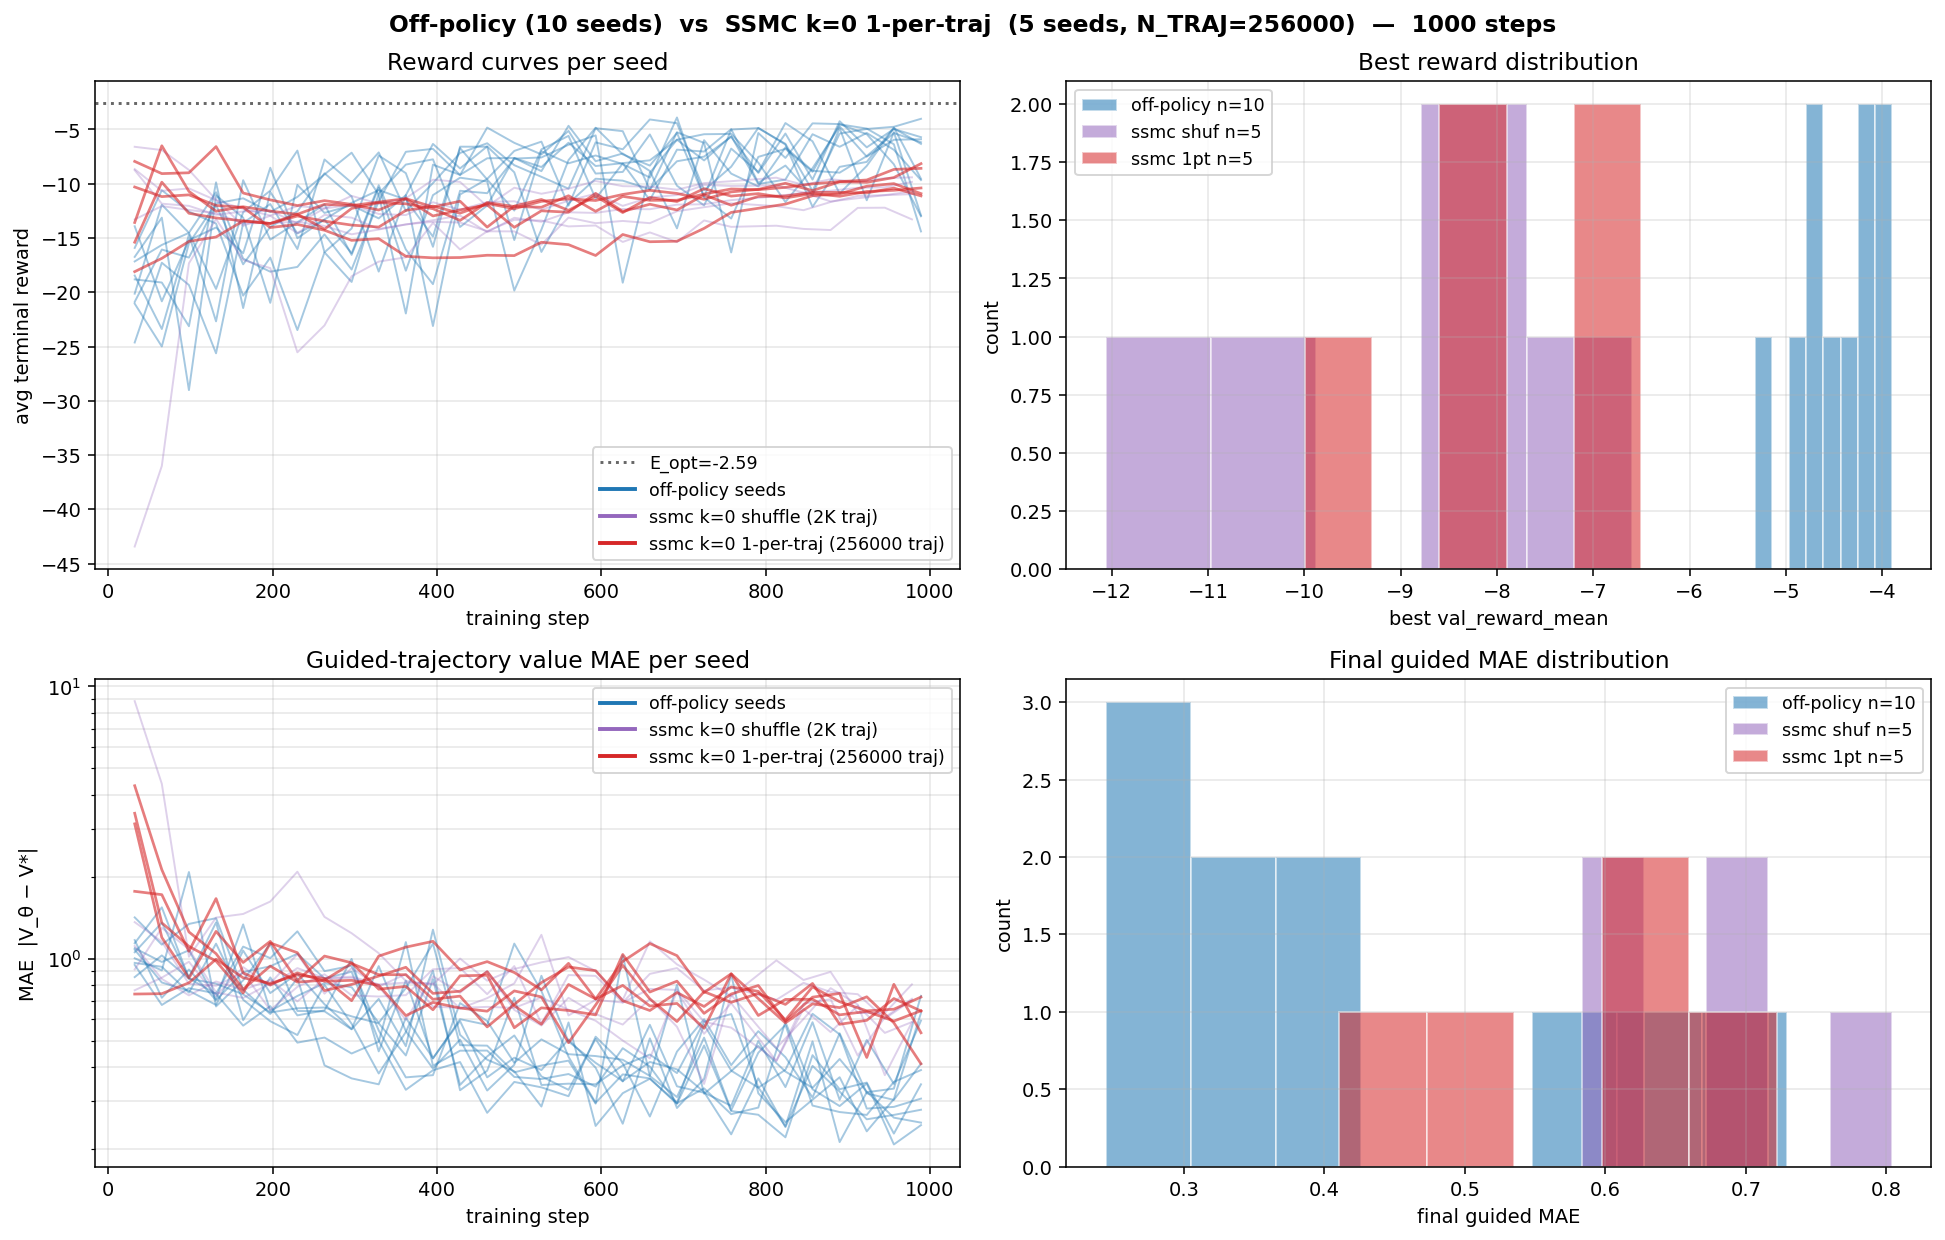

This figure's Python source:
#!/usr/bin/env python3
"""5 seeds of SSMC k=0 with 256K trajectories, 1 sample per trajectory.

This matches off-policy's unique-sample budget over 1000 training steps:
  256_000 trajectories × 1 sample/traj = 256K independent samples
  ~= 1000 steps × 256 batch (one epoch).

If the residual gap to off-policy was just sample efficiency, this
configuration should put SSMC inside the off-policy distribution.

After all 5 seeds finish, this script merges the off-policy seeds results
from `experiments/misc/2026-05-28_offpolicy_seeds/offpolicy_seeds_results.json` and produces a side-by-side
distribution plot.
"""

import gc
import json
import os
import shutil
import time
from functools import partial
from math import sqrt

import matplotlib
matplotlib.use("Agg")
import matplotlib.pyplot as plt
import numpy as np
import pandas as pd
import torch
import torch.nn as nn
from einops import reduce
from sklearn.datasets import make_moons
from sklearn.mixture import GaussianMixture
from sklearn.preprocessing import StandardScaler
from torch.utils.data import DataLoader, TensorDataset

import lightning as L
from lightning.pytorch.callbacks import Callback, ModelCheckpoint
from lightning.pytorch.loggers import CSVLogger

from diffusion_rl.models.on_policy import OnPolicyValue, single_seed_mc
from diffusion_rl.modules.resnet_mlp import ValueNetwork


# ── Setup (matches earlier sweeps) ─────────────────────────────────────────
X, _ = make_moons(n_samples=10_000, noise=0.05, random_state=42)
scaler = StandardScaler()
X = scaler.fit_transform(X)
clf = GaussianMixture(n_components=100, covariance_type="spherical")
clf.fit(X)
_means = torch.from_numpy(clf.means_).double()
_sigma2 = torch.from_numpy(clf.covariances_).double()
_weights = torch.from_numpy(clf.weights_).double()
_sigmas = torch.sqrt(_sigma2)[:, None]
_weights_col = _weights[:, None]

D = 2
a = 1.0
c = torch.tensor([1.0, 0.0])


class AV(nn.Module):
    def __init__(self, means, sigma2, weights, a=1.0, c_=None, D_=2):
        super().__init__()
        if c_ is None:
            c_ = torch.tensor([1.0, 0.0])
        self.register_buffer("means", means.float())
        self.register_buffer("sigma2", sigma2.float())
        self.register_buffer("weights", weights.float())
        self.a = a
        self.D = D_
        self.register_buffer("c", c_.float())

    def _log_Z(self, m, v):
        cc = self.c.double()
        d = 1 + 20 * v
        return (
            -self.D / 2 * torch.log(d)
            + (
                -10 * (m**2).sum(-1)
                + 20 * (m * cc).sum(-1)
                + 200 * v * (cc**2).sum()
            ) / d
            - 10 * (cc**2).sum()
        )

    def forward(self, x, t):
        x = x.double()
        t = t.double().reshape(-1)
        if t.numel() == 1:
            t = t.expand(x.shape[0])
        t_ = t[:, None]
        m = self.means.double()
        s2 = self.sigma2.double()
        w = self.weights.double()
        dk = t_ * s2[None, :] + 2 * self.a * (1 - t_)
        mm = t_[:, :, None] * m[None, :, :]
        d2 = ((x[:, None, :] - mm) ** 2).sum(-1)
        ts = t_ + 1e-40
        lg = -self.D / 2 * torch.log(2 * torch.pi * ts * dk) - d2 / (2 * ts * dk)
        lw = torch.log(w)[None, :]
        lpw = lw + lg - torch.logsumexp(lw + lg, dim=1, keepdim=True)
        tV = 2 * self.a * (1 - t_) * s2[None, :] / dk
        tmu = (
            s2[None, :, None] * x[:, None, :]
            + 2 * self.a * (1 - t_)[:, :, None] * m[None, :, :]
        ) / dk[:, :, None]
        return torch.logsumexp(lpw + self._log_Z(tmu, tV), dim=1).float()


_avm = AV(_means, _sigma2, _weights, a=a, c_=c, D_=D)


def anal_fn(x, t):
    return _avm(x.cpu(), t.cpu()).to(x.device)


def gmm_drift(xt, ts, a_):
    ts = ts.reshape(-1, 1)
    xt_ = xt[..., None]
    means_ = _means.float().to(xt).T[None, ...]
    ts_ = ts[..., None]
    sigmas_ = _sigmas.float().to(xt).T
    weights_ = _weights_col.float().to(xt).T
    denom = 2 * a_ * (1 - ts) + ts * sigmas_**2
    le = -reduce((xt_ - means_ * ts_) ** 2, "n d m -> n m", "sum") / (2 * ts * denom)
    lsf = torch.log(2 * a_ * (1 - ts) / denom) * D / 2
    lrw = torch.log(weights_) + le + lsf
    lw = lrw - torch.logsumexp(lrw, dim=1, keepdim=True)
    lw = torch.where((ts == 0), torch.log(weights_), lw)
    nm = (2 * a_ * (1 - ts_) * means_ + xt_ * sigmas_[None, ...] ** 2) / denom[:, None, :]
    us = (nm - xt[:, :, None]) / (1 - ts[..., None])
    return reduce(torch.exp(lw)[:, None, :] * us, "n d m -> n d", "sum")


DEVICE = "mps" if torch.backends.mps.is_available() else "cpu"


def base_drift(x, t):
    return gmm_drift(x, t if t.ndim >= 1 else t.unsqueeze(0), a).to(dtype=torch.float)


def reward_fn(x):
    return -10 * (x - c.to(x)).square().sum(dim=1)


def log_tau_zero(x, t):
    return torch.zeros(x.shape[0], dtype=x.dtype, device=x.device)


def zero_value(x, t):
    return torch.zeros(x.shape[0], dtype=x.dtype, device=x.device)


# ── Constants ──────────────────────────────────────────────────────────────
LOG_DIR = "lightning_logs/ssmc_1pt_seeds"
CKPT_DIR = "checkpoints/ssmc_1pt_seeds"
OFF_POLICY_RESULTS = "experiments/misc/2026-05-28_offpolicy_seeds/offpolicy_seeds_results.json"
PRIOR_SHUF_RESULTS = "experiments/misc/2026-05-28_ssmc_sweeps/ssmc_shuffle_seeds_results.json"

TOTAL_STEPS = 1000
BS = 256
LR = 1e-3
N_STEPS = 100
MC_SAMPLES = 10
N_TRAJ_BIG = 256_000        # matches off-policy's unique-sample budget
N_SEEDS = 5

with open("experiments/common/analytical_target.json") as f:
    _at = json.load(f)
E_OPT = _at["E_opt"]

all_rewards = reward_fn(torch.from_numpy(X).float())
max_r = all_rewards.max()
bias_val = (
    torch.log(torch.mean(torch.exp(all_rewards - max_r))) + max_r
).item()

val_loader = DataLoader(TensorDataset(torch.zeros(1)), batch_size=1)


# ── Trajectory MAE callback ────────────────────────────────────────────────
class TrajCB(Callback):
    def __init__(self, af, n=256, ns=N_STEPS):
        super().__init__()
        self.af = af
        self.n = n
        self.ns = ns

    def on_validation_batch_end(self, trainer, pl, outputs, batch, bi):
        if bi > 0:
            return
        dim = pl.hparams.dim
        dev = pl.device
        n = self.n
        dt = 1.0 / self.ns
        for beta, label in [(0, "base"), (1, "guided")]:
            x = torch.zeros(n, dim, device=dev)
            ax, at = [x], [torch.zeros(n, device=dev)]
            dfn = partial(pl.drift, beta=beta)
            for st in torch.linspace(0, 1, self.ns + 1, device=dev)[:-1]:
                tv = st.expand(n)
                dx = dfn(x, tv) * dt
                db = sqrt(2 * pl.a * dt) * torch.randn_like(x)
                x = x + dx + db
                ax.append(x)
                at.append(torch.full((n,), float(st) + dt, device=dev))
            ax = torch.cat(ax)
            at = torch.cat(at)
            with torch.no_grad():
                vp = pl.value_module(ax, at)
                va = self.af(ax, at)
            err = vp - va
            pl.log(f"traj_avg_mae_{label}", err.abs().mean(), prog_bar=False)


@torch.no_grad()
def generate_buffer_one_per_traj(n_traj, chunk=800):
    """Generate `n_traj` SSMC trajectories with log_tau=0; keep 1 random sample per traj."""
    print(f"  Generating {n_traj} trajectories (1 sample/traj kept) on {DEVICE}...")
    t0 = time.time()
    xs, ts, ys = [], [], []
    n_done = 0
    for start in range(0, n_traj, chunk):
        b = min(chunk, n_traj - start)
        all_x, all_t, all_tgt = single_seed_mc(
            drift=base_drift,
            value=zero_value,
            log_tau=log_tau_zero,
            h=reward_fn,
            a=a,
            batch_size=b,
            mc_samples=MC_SAMPLES,
            dim=D,
            n_steps=N_STEPS,
            device=DEVICE,
        )
        x_3d = all_x.reshape(b, N_STEPS, D)
        t_2d = all_t.reshape(b, N_STEPS)
        y_2d = all_tgt.reshape(b, N_STEPS)
        idx = torch.randint(0, N_STEPS, (b,), device=all_x.device)
        rng = torch.arange(b, device=all_x.device)
        xs.append(x_3d[rng, idx].cpu())
        ts.append(t_2d[rng, idx].cpu())
        ys.append(y_2d[rng, idx].cpu())
        n_done += b
        if n_done % (chunk * 10) == 0 or n_done == n_traj:
            elapsed = time.time() - t0
            rate = n_done / max(elapsed, 1e-6)
            eta = (n_traj - n_done) / max(rate, 1e-6)
            print(f"    {n_done:>7}/{n_traj}  ({elapsed:.0f}s elapsed, ~{eta:.0f}s remaining)")
    x_buf = torch.cat(xs)
    t_buf = torch.cat(ts).unsqueeze(-1)
    y_buf = torch.cat(ys).unsqueeze(-1)
    print(f"    buffer: {tuple(x_buf.shape)}  ({(time.time() - t0)/60:.1f} min total)")
    return x_buf, t_buf, y_buf


def run_one(seed):
    name = f"seed_{seed:02d}"
    csv_path = f"{LOG_DIR}/{name}/version_0/metrics.csv"
    if os.path.exists(csv_path):
        df = pd.read_csv(csv_path)
        val = df.dropna(subset=["val_reward_mean"])
        if len(val) > 0 and int(val["step"].max()) >= TOTAL_STEPS - 1:
            print(f"  {name}: already complete, skipping.")
            return
    for v in range(3):
        p = f"{LOG_DIR}/{name}/version_{v}"
        if os.path.exists(p):
            shutil.rmtree(p)
    p = f"{CKPT_DIR}/{name}"
    if os.path.exists(p):
        shutil.rmtree(p)

    L.seed_everything(seed, workers=True)
    print(f"\n=== seed = {seed} ===")
    x_buf, t_buf, y_buf = generate_buffer_one_per_traj(N_TRAJ_BIG)

    print(f"  [training] {name}")
    t0 = time.time()
    vm = ValueNetwork(D, bias=bias_val)
    model = OnPolicyValue(
        base_score_module=base_drift,
        value_module=vm,
        reward_function=reward_fn,
        dim=D,
        a=a,
        lr=LR,
        loss_type="quad",
        analytical_value_fn=anal_fn,
        ema_decay=0.999,
    )
    ds = TensorDataset(y_buf, x_buf, t_buf)
    loader = DataLoader(ds, batch_size=BS, shuffle=True, drop_last=True)
    tcb = TrajCB(anal_fn)
    ccb = ModelCheckpoint(
        dirpath=f"{CKPT_DIR}/{name}",
        save_last=True, save_top_k=1,
        monitor="val_reward_mean", mode="max", filename="best",
    )
    logger = CSVLogger(LOG_DIR, name=name, version=0)
    trainer = L.Trainer(
        max_steps=TOTAL_STEPS,
        val_check_interval=max(1, TOTAL_STEPS // 30),
        callbacks=[ccb, tcb],
        logger=logger,
        enable_checkpointing=True,
        enable_progress_bar=False,
    )
    trainer.fit(model, loader, val_dataloaders=val_loader)
    print(f"    elapsed: {(time.time() - t0)/60:.1f} min")
    del model, vm, trainer, loader, ds, x_buf, t_buf, y_buf
    gc.collect()
    if torch.backends.mps.is_available():
        torch.mps.empty_cache()


# ── Run all seeds ──────────────────────────────────────────────────────────
print(f"E_OPT = {E_OPT:.4f}")
print(f"Device: {DEVICE}")
print(f"BS={BS}  LR={LR}  TOTAL_STEPS={TOTAL_STEPS}  N_TRAJ_BIG={N_TRAJ_BIG}")
print(f"seeds = 0..{N_SEEDS - 1}\n")

t_total0 = time.time()
for s in range(N_SEEDS):
    run_one(s)
    print(f"  total elapsed so far: {(time.time() - t_total0)/60:.1f} min")


# ── Aggregate and plot vs off-policy distribution ────────────────────────
def load_curves(csv_path, max_step=TOTAL_STEPS):
    if not os.path.exists(csv_path):
        return None, None
    df = pd.read_csv(csv_path)
    df = df[df["step"] <= max_step]
    val = df.dropna(subset=["val_reward_mean"])
    mae = df.dropna(subset=["traj_avg_mae_guided"])
    return val, mae


ssmc_bests, ssmc_finals, ssmc_maes = [], [], []
ssmc_val_curves, ssmc_mae_curves = [], []
for s in range(N_SEEDS):
    val, mae = load_curves(f"{LOG_DIR}/seed_{s:02d}/version_0/metrics.csv")
    if val is None or len(val) == 0:
        continue
    ssmc_bests.append(float(val["val_reward_mean"].max()))
    ssmc_finals.append(float(val["val_reward_mean"].iloc[-1]))
    ssmc_maes.append(float(mae["traj_avg_mae_guided"].iloc[-1]) if len(mae) else float("nan"))
    ssmc_val_curves.append(val)
    ssmc_mae_curves.append(mae)
ssmc_bests = np.array(ssmc_bests)
ssmc_finals = np.array(ssmc_finals)
ssmc_maes = np.array(ssmc_maes)

# Reference distributions.
off_data = None
off_val_curves, off_mae_curves = [], []
if os.path.exists(OFF_POLICY_RESULTS):
    with open(OFF_POLICY_RESULTS) as f:
        off_data = json.load(f)
    for s in range(off_data["n_seeds"]):
        val, mae = load_curves(f"lightning_logs/offpolicy_seeds/seed_{s:02d}/version_0/metrics.csv")
        if val is not None:
            off_val_curves.append(val)
            off_mae_curves.append(mae)

shuf_data = None
shuf_val_curves, shuf_mae_curves = [], []
if os.path.exists(PRIOR_SHUF_RESULTS):
    with open(PRIOR_SHUF_RESULTS) as f:
        shuf_data = json.load(f)
    for s in range(shuf_data["n_seeds"]):
        val, mae = load_curves(f"lightning_logs/ssmc_shuffle_seeds/seed_{s:02d}/version_0/metrics.csv")
        if val is not None:
            shuf_val_curves.append(val)
            shuf_mae_curves.append(mae)


print(f"\n{'=' * 72}")
print(f"  SSMC k=0  1-PER-TRAJ ({len(ssmc_bests)} seeds, N_TRAJ={N_TRAJ_BIG})")
print(f"{'=' * 72}")
print(f"  best reward      mean={ssmc_bests.mean():>7.3f}   sd={ssmc_bests.std(ddof=1):>5.3f}   "
      f"min={ssmc_bests.min():>7.3f}  max={ssmc_bests.max():>7.3f}")
print(f"  final reward     mean={ssmc_finals.mean():>7.3f}   sd={ssmc_finals.std(ddof=1):>5.3f}")
print(f"  final guided MAE mean={ssmc_maes.mean():>6.3f}   sd={ssmc_maes.std(ddof=1):>5.3f}   "
      f"min={ssmc_maes.min():>6.3f}  max={ssmc_maes.max():>6.3f}")

if off_data is not None:
    off_bests = np.array(off_data["best_reward"]["values"])
    off_maes = np.array(off_data["final_guided_mae"]["values"])
    print(f"\n  OFF-POLICY ({off_data['n_seeds']} seeds)")
    print(f"  best reward      mean={off_bests.mean():>7.3f}   sd={off_bests.std(ddof=1):>5.3f}")
    print(f"  final guided MAE mean={off_maes.mean():>6.3f}   sd={off_maes.std(ddof=1):>5.3f}")

if shuf_data is not None:
    shuf_bests = np.array(shuf_data["best_reward"]["values"])
    shuf_maes = np.array(shuf_data["final_guided_mae"]["values"])
    print(f"\n  SSMC k=0 SHUFFLED ({shuf_data['n_seeds']} seeds, N_TRAJ=2K full-traj)")
    print(f"  best reward      mean={shuf_bests.mean():>7.3f}   sd={shuf_bests.std(ddof=1):>5.3f}")
    print(f"  final guided MAE mean={shuf_maes.mean():>6.3f}   sd={shuf_maes.std(ddof=1):>5.3f}")

if off_data is not None:
    from scipy import stats
    t_best, p_best = stats.ttest_ind(ssmc_bests, off_bests, equal_var=False)
    t_mae, p_mae = stats.ttest_ind(ssmc_maes, off_maes, equal_var=False)
    print(f"\n  Welch t-test  (off-policy vs SSMC 1-per-traj)")
    print(f"    best reward:      t={t_best:+.2f}  p={p_best:.3f}")
    print(f"    final guided MAE: t={t_mae:+.2f}  p={p_mae:.3f}")


# Plot
fig, axes = plt.subplots(2, 2, figsize=(14, 9))
fig.suptitle(
    f"Off-policy ({len(off_val_curves)} seeds)  vs  SSMC k=0 1-per-traj  "
    f"({len(ssmc_val_curves)} seeds, N_TRAJ={N_TRAJ_BIG})  —  1000 steps",
    fontsize=12, fontweight="bold",
)

OFF_C = "#1f77b4"
SSMC_C = "#d62728"
SHUF_C = "#9467bd"

# (a) Reward curves
ax = axes[0, 0]
ax.set_title("Reward curves per seed")
for val in off_val_curves:
    ax.plot(val["step"], val["val_reward_mean"], color=OFF_C, alpha=0.4, lw=1.0)
for val in shuf_val_curves:
    ax.plot(val["step"], val["val_reward_mean"], color=SHUF_C, alpha=0.3, lw=1.0)
for val in ssmc_val_curves:
    ax.plot(val["step"], val["val_reward_mean"], color=SSMC_C, alpha=0.6, lw=1.4)
ax.axhline(E_OPT, color="black", ls=":", alpha=0.6, label=f"E_opt={E_OPT:.2f}")
ax.plot([], [], color=OFF_C, lw=2, label="off-policy seeds")
ax.plot([], [], color=SHUF_C, lw=2, label="ssmc k=0 shuffle (2K traj)")
ax.plot([], [], color=SSMC_C, lw=2, label=f"ssmc k=0 1-per-traj ({N_TRAJ_BIG} traj)")
ax.set_xlabel("training step")
ax.set_ylabel("avg terminal reward")
ax.legend(fontsize=9)
ax.grid(True, alpha=0.3)

# (b) Histogram of best reward
ax = axes[0, 1]
ax.set_title("Best reward distribution")
if off_data is not None:
    ax.hist(off_bests, bins=8, color=OFF_C, alpha=0.55, edgecolor="white",
            label=f"off-policy n={len(off_bests)}")
if shuf_data is not None:
    ax.hist(shuf_bests, bins=5, color=SHUF_C, alpha=0.55, edgecolor="white",
            label=f"ssmc shuf n={len(shuf_bests)}")
ax.hist(ssmc_bests, bins=5, color=SSMC_C, alpha=0.55, edgecolor="white",
        label=f"ssmc 1pt n={len(ssmc_bests)}")
ax.set_xlabel("best val_reward_mean")
ax.set_ylabel("count")
ax.legend(fontsize=9)
ax.grid(True, alpha=0.3)

# (c) MAE curves
ax = axes[1, 0]
ax.set_title("Guided-trajectory value MAE per seed")
for mae in off_mae_curves:
    if len(mae) > 0:
        ax.plot(mae["step"], mae["traj_avg_mae_guided"], color=OFF_C, alpha=0.4, lw=1.0)
for mae in shuf_mae_curves:
    if len(mae) > 0:
        ax.plot(mae["step"], mae["traj_avg_mae_guided"], color=SHUF_C, alpha=0.3, lw=1.0)
for mae in ssmc_mae_curves:
    if len(mae) > 0:
        ax.plot(mae["step"], mae["traj_avg_mae_guided"], color=SSMC_C, alpha=0.6, lw=1.4)
ax.plot([], [], color=OFF_C, lw=2, label="off-policy seeds")
ax.plot([], [], color=SHUF_C, lw=2, label="ssmc k=0 shuffle (2K traj)")
ax.plot([], [], color=SSMC_C, lw=2, label=f"ssmc k=0 1-per-traj ({N_TRAJ_BIG} traj)")
ax.set_yscale("log")
ax.set_xlabel("training step")
ax.set_ylabel("MAE  |V_θ − V*|")
ax.legend(fontsize=9)
ax.grid(True, alpha=0.3, which="both")

# (d) Histogram of final MAE
ax = axes[1, 1]
ax.set_title("Final guided MAE distribution")
if off_data is not None:
    ax.hist(off_maes, bins=8, color=OFF_C, alpha=0.55, edgecolor="white",
            label=f"off-policy n={len(off_maes)}")
if shuf_data is not None:
    ax.hist(shuf_maes, bins=5, color=SHUF_C, alpha=0.55, edgecolor="white",
            label=f"ssmc shuf n={len(shuf_maes)}")
ax.hist(ssmc_maes, bins=5, color=SSMC_C, alpha=0.55, edgecolor="white",
        label=f"ssmc 1pt n={len(ssmc_maes)}")
ax.set_xlabel("final guided MAE")
ax.set_ylabel("count")
ax.legend(fontsize=9)
ax.grid(True, alpha=0.3)

plt.tight_layout()
out = "experiments/misc/2026-05-28_ssmc_sweeps/ssmc_1pt_seeds.png"
plt.savefig(out, dpi=140, bbox_inches="tight")
print(f"\nSaved: {out}")

with open("experiments/misc/2026-05-28_ssmc_sweeps/ssmc_1pt_seeds_results.json", "w") as f:
    json.dump(
        {
            "config": {
                "TOTAL_STEPS": TOTAL_STEPS, "BS": BS, "LR": LR,
                "MC_SAMPLES": MC_SAMPLES, "N_TRAJ_BIG": N_TRAJ_BIG,
                "E_OPT": E_OPT, "n_seeds": len(ssmc_bests),
            },
            "best_reward": {"mean": float(ssmc_bests.mean()),
                            "sd": float(ssmc_bests.std(ddof=1)),
                            "values": ssmc_bests.tolist()},
            "final_reward": {"mean": float(ssmc_finals.mean()),
                             "sd": float(ssmc_finals.std(ddof=1)),
                             "values": ssmc_finals.tolist()},
            "final_guided_mae": {"mean": float(ssmc_maes.mean()),
                                 "sd": float(ssmc_maes.std(ddof=1)),
                                 "values": ssmc_maes.tolist()},
        },
        f, indent=2,
    )

print(f"\nTotal elapsed: {(time.time() - t_total0)/60:.1f} min")
print("Done.")
